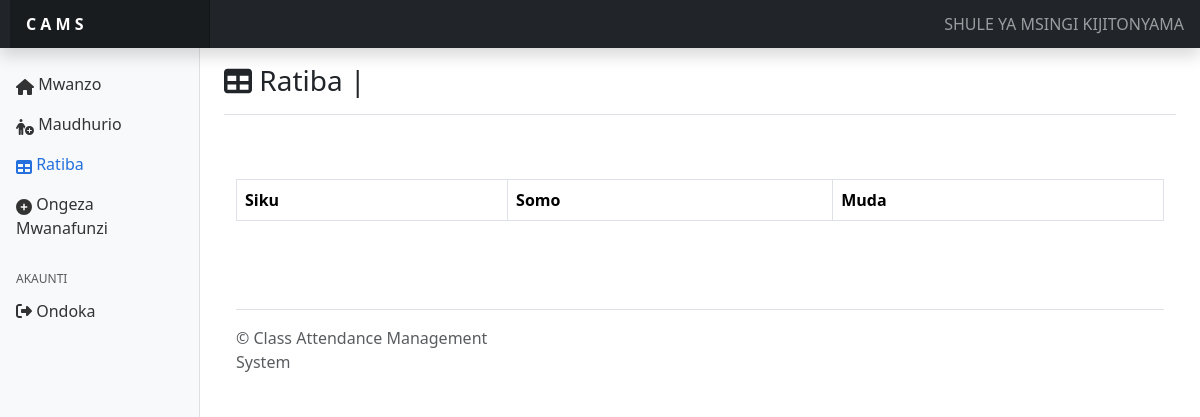
The app's page /classteacher/?timetable (signed in), older data.
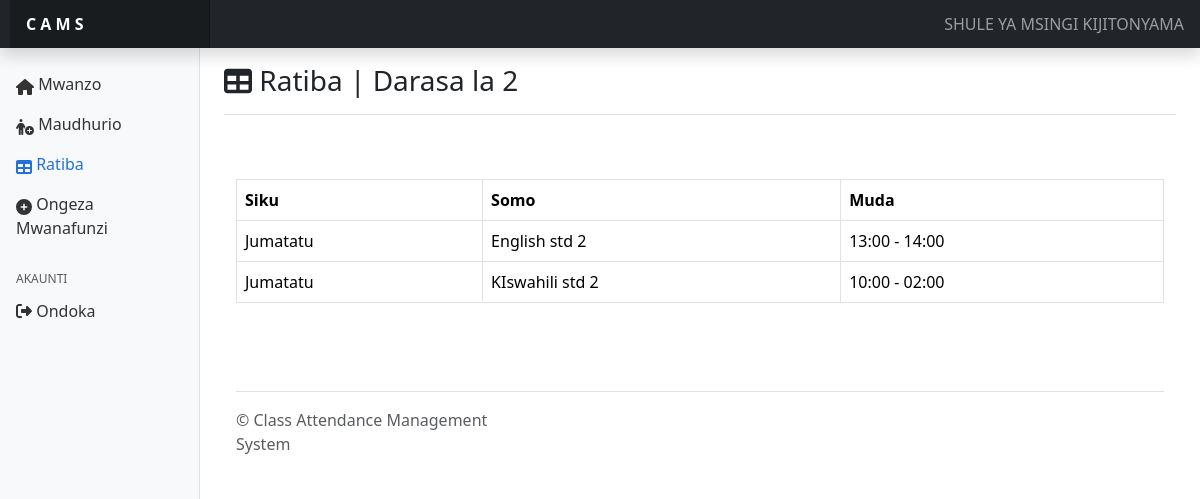
The same page, newer data.
### tables this page shows
CREATE TABLE `classes` (
  `class_id` int(11) NOT NULL,
  `name` text NOT NULL
);

CREATE TABLE `timetable` (
  `timetable_id` int(11) NOT NULL,
  `day` text NOT NULL,
  `subject_id` int(11) NOT NULL,
  `start_time` varchar(255) NOT NULL,
  `end_time` varchar(255) NOT NULL,
  `classteacher_id` int(11) NOT NULL,
  `class_id` int(11) NOT NULL
);

CREATE TABLE `subjects` (
  `subject_id` int(11) NOT NULL,
  `subject_name` text NOT NULL,
  `class_id` int(11) NOT NULL
);

### classteacher/timetable.php (the view, shortened to what this page needs)
<main class="col-md-9 ms-sm-auto col-lg-10 px-md-4">
    <div class="d-flex justify-content-between flex-wrap flex-md-nowrap align-items-center pt-3 pb-2 mb-3 border-bottom">
        <h5 class="h3"><i class="fa-solid fa-table"></i> Ratiba | <?= $class_name; ?>    </h5>
    </div>
    <div class="container table-responsive py-5">
        <table class="table table-bordered table-hover">
            <thead class="thead-dark">
                <tr>
                    <th scope="col">Siku</th>
                    <th scope="col">Somo</th>
                    <th scope="col">Muda</th>
                </tr>
            </thead>
            <tbody>
                <?php
                    $get_timetable = "SELECT * FROM timetable WHERE classteacher_id ='$classteacher_id'";
                    $run_timetable = mysqli_query($con,$get_timetable);
                 while( $row_timetable = mysqli_fetch_array($run_timetable)){
                    $day = $row_timetable['day'];
                    $subject_id  = $row_timetable['subject_id'];
                    $start_time = $row_timetable['start_time'];
                    $end_time = $row_timetable['end_time'];
                    $get_subject = "SELECT subject_name FROM subjects WHERE subject_id='$subject_id'";
                    $run_subject = mysqli_query($con,$get_subject);
                    $row_subject = mysqli_fetch_array($run_subject);
                    $subject = $row_subject['subject_name'];
                ?>
                <tr>
                    <td scope="row"><?= $day; ?></td>
                    <td scope="row"><?= $subject ?></td>
                    <td scope="row"><?= $start_time ?> - <?= $end_time ?></td>
                </tr>
                <?php
                }
                ?>
            </tbody>
        </table>
    </div>

Row changes from the older to the newer data that the page shows:
added classes: name "Darasa la 2"
added timetable: day "Jumatatu", subject.subject_name "English std 2", start_time "13:00", end_time "14:00"
added timetable: day "Jumatatu", subject.subject_name "KIswahili std 2", start_time "10:00", end_time "02:00"
